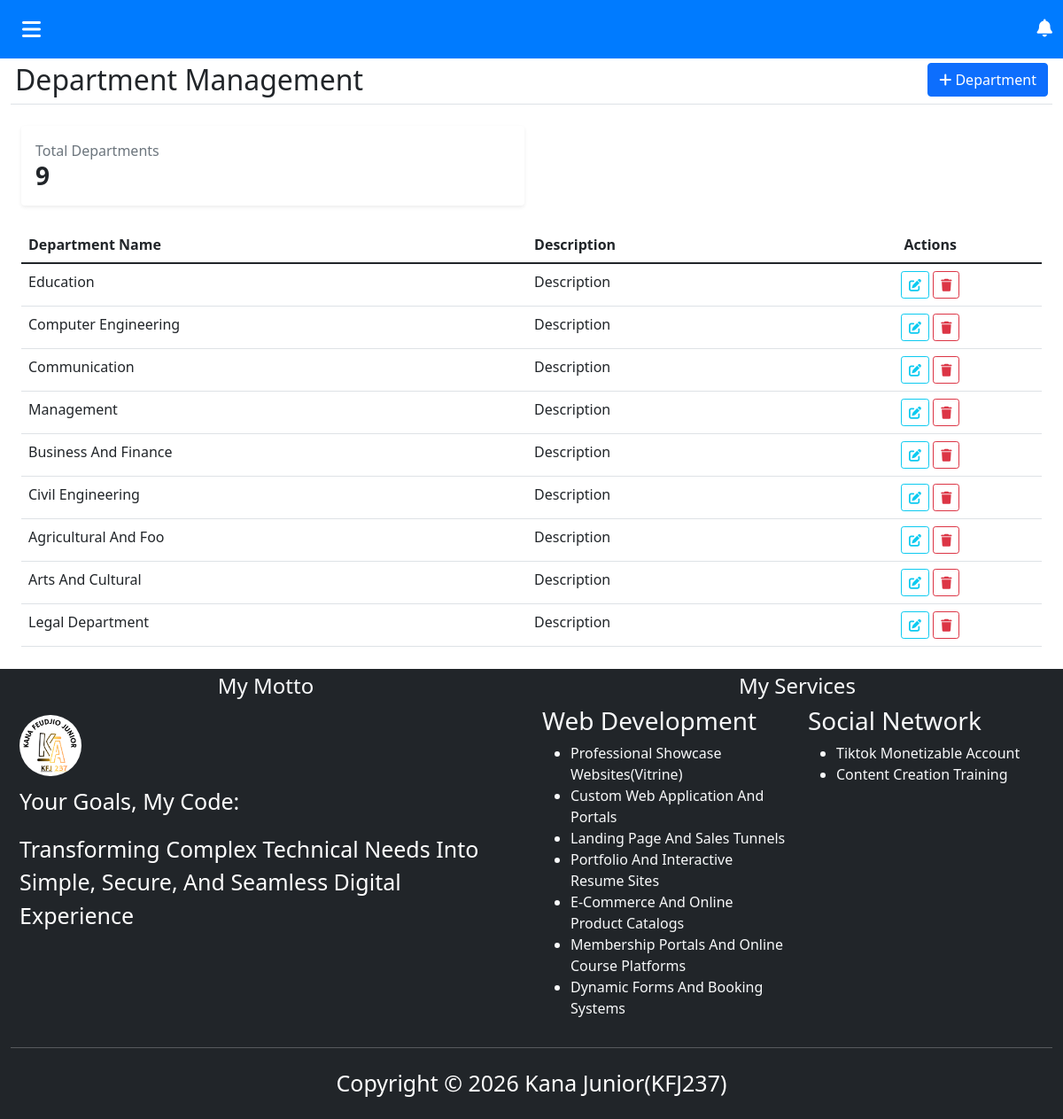
The app's page /departement.php with its own data.
### tables this page shows
CREATE TABLE IF NOT EXISTS `deparment` (
  `id` int NOT NULL AUTO_INCREMENT,
  `name` varchar(20) NOT NULL,
  `description` varchar(200) NOT NULL,
  PRIMARY KEY (`id`)
);

### departement.php (the view, shortened to what this page needs)
<?php
include 'connec.php';
$stmt = $conn->query("SELECT * FROM deparment");
$departments = $stmt->fetchAll();
$totaldepartment = count($departments);
?>
<!DOCTYPE html>
<html lang="en">
<head>
    <link rel="stylesheet" href="boostrap5/css/bootstrap.min.css">
    <link rel="stylesheet" href="https://cdnjs.cloudflare.com/ajax/libs/font-awesome/6.5.1/css/all.min.css">
    <link rel="stylesheet" href="https://cdn.datatables.net/3.0.3/css/dataTables.bootstrap5.min.css">
    <link rel="stylesheet" href="style.css">
</head>
<body>
    <div style="display: flex; align-items: stretch; width: 100%;">
        <div class="content">
            <nav class="navbar navbar-expand-lg navbar-custom" style="background-color: #007bff;">
                <div class="container-fluid">
                    <button type="button" id="sidebarCollapse" class="btn text-white fs-4">
                        <i class="fa-solid fa-bars"></i>
                    </button>
                    <div class="ms-auto text-white">
                        <i class="fa-solid fa-bell fs-5 cursor-pointer"></i>
                    </div>
                </div>
            </nav>
            <div class="container-fluid">
                <div class="d-flex justify-content-between align-items-center mb-4 pb-2 border-bottom" style="padding: 5px;">
                    <div>
                        <h2 class="mb-0">Department Management</h2>
                    </div>
                    <button class="btn btn-primary" data-bs-toggle="modal" data-bs-target="#addDepartmentModal">
                        <i class="fas fa-plus mr-2"></i> Department
                    </button>
                </div>
                <div class="container-fluid main-content mt-4">
                    <div class="row g-3 mb-4">
                        <div class="col-6">
                            <div class="card border-0 shadow-sm p-3">
                                <span class="text-muted">Total Departments</span>
                                <h3 class="fw-bold text-dark mb-0"><?php echo $totaldepartment  ?></h3>
                            </div>
                        </div>
                        <div class="col-6"></div>
                    </div>
                    <div class="card-body p-0 table-responsive-sm ">
                        <table class="table table-hover mb-0 table">
                            <thead class="thead-light">
                                <tr>
                                    <th>department name</th>
                                    <th>description</th>
                                    <th class="text-center">Actions</th>
                                </tr>
                            </thead>
                            <tbody>
                                <?php foreach ($departments as $department): ?>
                                    <tr>
                                        <td><?= $department['name'] ?></td>
                                        <td><?= $department['description'] ?></td>
                                        <td class="text-center">
                                            <button data-bs-toggle="modal" data-bs-target="#editDepartmentModal" title="modify" class="btn btn-sm btn-outline-info edit-btn" data-id="<?= $department['id'] ?>" data-name="<?= $department['name'] ?>" data-description="<?= $department['description'] ?>"><i class="fas fa-edit"></i></button>
                                            <a href="departement.php?action=delete&id=<?= $department['id'] ?>" title="delete" onclick="return confirm('do you want to delete this department ? ')" class="btn btn-sm btn-outline-danger delete-btn"><i
                                                    class="fas fa-trash"></i></a>
                                        </td>
                                    </tr>
                                <?php endforeach; ?>
                            </tbody>
                        </table>
                    </div>
                </div>
                <div class="row bg-dark text-light" style="margin-top: 25px;">
                    <div class="col-12">
                        <footer>
                            <div class="row">
                                <div class="col-sm-6 col-12">
                                    <h4 style="margin-top: 5px;" class="text-center">my motto</h4>
                                    <div class="row">
                                        <div class="col-12">
                                            <div style=" margin: 10px;">
                                                <a href="#"><img src="media/LOGO-KFJ237.png" class="img-fluid rounded-circle"
                                                        alt="LOGO" width="70" height="70"></a>
                                            </div>
                                            <div style=" margin: 10px;">
                                                <p>your goals, my code:</p>
                                                <p>transforming complex technical needs into simple, secure, and seamless
                                                    digital
                                                    experience
                                                </p>
                                            </div>
                                        </div>
                                    </div>
                                </div>
                                <div class="col-sm-6 col-12">
                                    <h4 style="margin-top: 5px;" class="text-center">my services</h4>
                                    <div class="row text-light">
                                        <div class="col-sm-6 col-12">
                                            <h3 class="text-light">Web development</h3>
                                            <ul>
                                                <li>professional showcase websites(vitrine)</li>
                                                <li>custom web application and portals</li>
                                                <li>landing page and sales tunnels</li>
                                                <li>portfolio and interactive resume sites</li>
                                                <li>e-commerce and online product catalogs</li>
                                                <li>membership portals and online course platforms</li>
                                                <li>dynamic forms and booking systems</li>
                                            </ul>
                                        </div>
                                        <div class="col-sm-6 col-12">
                                            <h3 class="text-light">social network</h3>
                                            <ul>
                                                <li>tiktok monetizable account</li>
                                                <li>content creation training</li>
                                            </ul>
                                        </div>
                                    </div>
                                </div>
                            </div>
                            <hr style=" color: whitesmoke;">
                            <div style="padding: 5px; text-align: center;">
                                <p>Copyright &COPY; 2026 kana junior(KFJ237) </p>
                            </div>
                        </footer>
                    </div>
                </div>
            </div>
        </div>
    </div>
</body>
</html>

### style.css (style rules this page uses)
body { text-transform: capitalize; box-sizing: border-box; }
.content { background-color: white; }
p { font-weight: 500; font-size: 25px; color: white; }

### departement.php (style rules this page uses)
.content { width: 100%; min-height: 100vh; transition: all 2s ease; }
.table { margin-top: 20px; }

### records on screen
deparment: name "Education", description "Description"
deparment: name "Computer Engineering", description "Description"
deparment: name "Communication", description "Description"
deparment: name "Management", description "Description"
deparment: name "Business And Finance", description "Description"
deparment: name "Civil Engineering", description "Description"
deparment: name "Agricultural And Foo", description "Description"
deparment: name "Arts And Cultural", description "Description"
deparment: name "Legal Department", description "Description"

### other values on screen
$totaldepartment "9"
